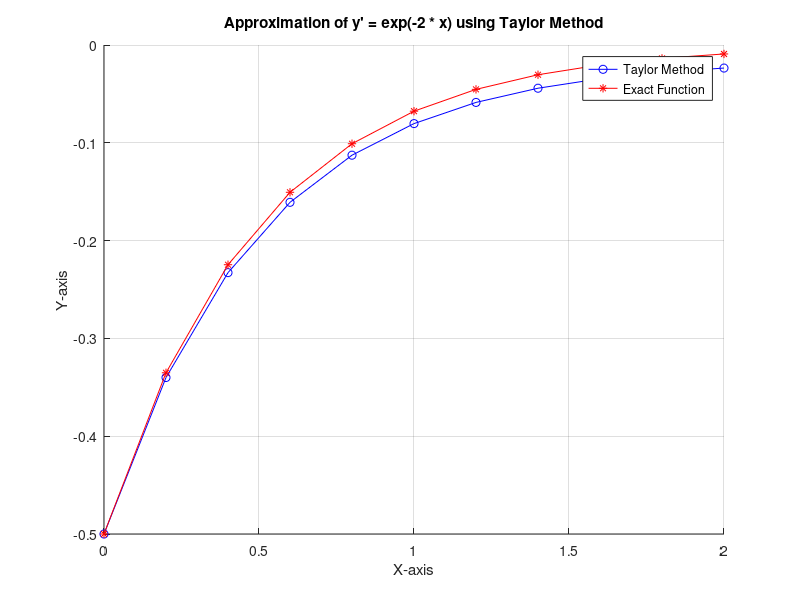

The MATLAB script that drew this image:
clear all

% Taylor method for solving a differential equation
% dy/dx = exp( -2*x )
% Interval: [0,2]
% Initial condition: y(0) = -0.5
% Step size: h = 0.2

% Define the differential equation function
f = @(x, y) exp(-2*x);

% Define the exact function 
f_exact = @(x) -0.5 * exp( -2 * x )

% Define the first derivative of the differential function
f_1stDerv = @(x, y) -2 * exp( -2 * x )
 
% Interval 
a = 0;  % Start point of the interval
b = 2;  % End point of the interval

% Initial Values for the Taylor Method 
x(1) = 0; 
y_taylor(1) = -0.5; 

% Step Size 
h = 0.2;

% Initial Values for the exact function to calculate the error    
y_real(1) = -0.5; 
error(1) = 0;

% Calculate the number of iterations needed
n = (b - a)/h;

% Iterate from 2 to n+1 to calculate values for x and y
for i = 2 : n+1

    % Increment x by h
	x(i) = x(i-1) + h

    % Taylor's formula
	y_taylor(i) = y_taylor(i-1) + h * ( f(x(i-1),y_taylor(i-1)) ) + (h^2/2) * (f_1stDerv(x(i-1),y_taylor(i-1)) ) 
    
    % Calculate the exact value of y 
	y_real(i) = f_exact( x(i) )

    % Calculate the relative error
    error(i) = abs( y_real(i) - y_taylor(i) ) / abs( y_real(i) ) ;
end

figure
hold on
plot(x, y_taylor, 'b-o')  
plot(x, y_real, 'r-*')   
hold off
 
xlabel('X-axis')
ylabel('Y-axis')
title("Approximation of y' = exp(-2 * x) using Taylor Method")
legend('Taylor Method', 'Exact Function')
grid on